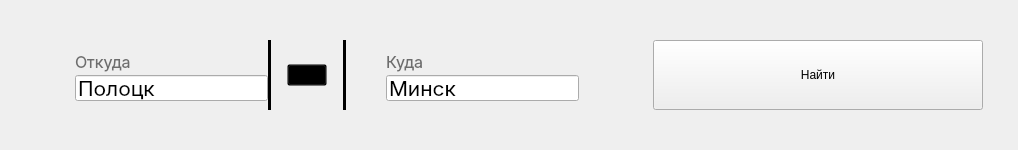
              <widget class="QWidget" name="roundedWidget" native="true">
               <property name="minimumSize">
                <size>
                 <width>0</width>
                 <height>150</height>
                </size>
               </property>
               <property name="maximumSize">
                <size>
                 <width>16777215</width>
                 <height>150</height>
                </size>
               </property>
               <property name="styleSheet">
                <string notr="true"/>
               </property>
               <layout class="QVBoxLayout" name="verticalLayout_19">
                <item>
                 <layout class="QVBoxLayout" name="verticalLayout_18">
                  <item>
                   <spacer name="verticalSpacer_2">
                    <property name="orientation">
                     <enum>Qt::Vertical</enum>
                    </property>
                    <property name="sizeHint" stdset="0">
                     <size>
                      <width>20</width>
                      <height>40</height>
                     </size>
                    </property>
                   </spacer>
                  </item>
                  <item>
                   <layout class="QHBoxLayout" name="horizontalLayout_4">
                    <property name="spacing">
                     <number>64</number>
                    </property>
                    <property name="leftMargin">
                     <number>24</number>
                    </property>
                    <property name="rightMargin">
                     <number>24</number>
                    </property>
                    <item>
                     <widget class="QWidget" name="borderWidget" native="true">
                      <property name="minimumSize">
                       <size>
                        <width>0</width>
                        <height>70</height>
                       </size>
                      </property>
                      <property name="maximumSize">
                       <size>
                        <width>16777215</width>
                        <height>70</height>
                       </size>
                      </property>
                      <property name="styleSheet">
                       <string notr="true">border-width: 3</string>
                      </property>
                      <layout class="QHBoxLayout" name="horizontalLayout_3">
                       <property name="spacing">
                        <number>0</number>
                       </property>
                       <property name="leftMargin">
                        <number>0</number>
                       </property>
                       <property name="topMargin">
                        <number>0</number>
                       </property>
                       <property name="rightMargin">
                        <number>0</number>
                       </property>
                       <property name="bottomMargin">
                        <number>0</number>
                       </property>
                       <item>
                        <widget class="QWidget" name="widget_3" native="true">
                         <property name="cursor">
                          <cursorShape>IBeamCursor</cursorShape>
                         </property>
                         <property name="styleSheet">
                          <string notr="true"/>
                         </property>
                         <layout class="QVBoxLayout" name="verticalLayout_16">
                          <property name="spacing">
                           <number>0</number>
                          </property>
                          <property name="leftMargin">
                           <number>0</number>
                          </property>
                          <property name="topMargin">
                           <number>0</number>
                          </property>
                          <property name="rightMargin">
                           <number>0</number>
                          </property>
                          <property name="bottomMargin">
                           <number>0</number>
                          </property>
                          <item>
                           <layout class="QVBoxLayout" name="verticalLayout_7">
                            <property name="spacing">
                             <number>10</number>
                            </property>
                            <property name="leftMargin">
                             <number>40</number>
                            </property>
                            <property name="topMargin">
                             <number>10</number>
                            </property>
                            <property name="rightMargin">
                             <number>0</number>
                            </property>
                            <property name="bottomMargin">
                             <number>20</number>
                            </property>
                            <item>
                             <widget class="QLabel" name="label_3">
                              <property name="minimumSize">
                               <size>
                                <width>0</width>
                                <height>24</height>
                               </size>
                              </property>
                              <property name="font">
                               <font>
                                <family>Inter</family>
                                <pointsize>12</pointsize>
                               </font>
                              </property>
                              <property name="styleSheet">
                               <string notr="true">color: #6D6D6D;</string>
                              </property>
                              <property name="text">
                               <string>Откуда</string>
                              </property>
                             </widget>
                            </item>
                            <item>
                             <widget class="QLineEdit" name="lineEdit">
                              <property name="minimumSize">
                               <size>
                                <width>0</width>
                                <height>26</height>
                               </size>
                              </property>
                              <property name="font">
                               <font>
                                <family>Inter</family>
                                <pointsize>16</pointsize>
                               </font>
                              </property>
                              <property name="inputMask">
                               <string/>
                              </property>
                              <property name="text">
                               <string>Полоцк</string>
                              </property>
                              <property name="placeholderText">
                               <string>Полоцк</string>
                              </property>
                             </widget>
                            </item>
                           </layout>
                          </item>
                         </layout>
                        </widget>
                       </item>
                       <item>
                        <layout class="QHBoxLayout" name="horizontalLayout_2">
                         <property name="spacing">
                          <number>16</number>
                         </property>
                         <item>
                          <widget class="Line" name="line_2">
                           <property name="frameShadow">
                            <enum>QFrame::Plain</enum>
                           </property>
                           <property name="lineWidth">
                            <number>3</number>
                           </property>
                           <property name="orientation">
                            <enum>Qt::Vertical</enum>
                           </property>
                          </widget>
                         </item>
                         <item>
                          <widget class="QPushButton" name="swapPlaces_btn">
                           <property name="cursor">
                            <cursorShape>PointingHandCursor</cursorShape>
                           </property>
                           <property name="styleSheet">
                            <string notr="true">background-color: transparent;</string>
                           </property>
                           <property name="text">
                            <string/>
                           </property>
                           <property name="icon">
                            <iconset resource="../resources.qrc">
                             <normaloff>:/icons/icons/switch.png</normaloff>:/icons/icons/switch.png</iconset>
                           </property>
                           <property name="iconSize">
                            <size>
                             <width>40</width>
                             <height>40</height>
                            </size>
                           </property>
                          </widget>
                         </item>
                         <item>
                          <widget class="Line" name="line_3">
                           <property name="frameShadow">
                            <enum>QFrame::Plain</enum>
                           </property>
                           <property name="lineWidth">
                            <number>3</number>
                           </property>
                           <property name="orientation">
                            <enum>Qt::Vertical</enum>
                           </property>
                          </widget>
                         </item>
                        </layout>
                       </item>
                       <item>
                        <widget class="QWidget" name="widget_5" native="true">
                         <property name="cursor">
                          <cursorShape>IBeamCursor</cursorShape>
                         </property>
                         <layout class="QVBoxLayout" name="verticalLayout_17">
                          <property name="spacing">
                           <number>0</number>
                          </property>
                          <property name="leftMargin">
                           <number>0</number>
                          </property>
                          <property name="topMargin">
                           <number>0</number>
                          </property>
                          <property name="rightMargin">
                           <number>0</number>
                          </property>
                          <property name="bottomMargin">
                           <number>0</number>
                          </property>
                          <item>
                           <layout class="QVBoxLayout" name="verticalLayout_13">
                            <property name="spacing">
                             <number>10</number>
                            </property>
                            <property name="leftMargin">
                             <number>40</number>
                            </property>
                            <property name="topMargin">
                             <number>10</number>
                            </property>
                            <property name="rightMargin">
                             <number>10</number>
                            </property>
                            <property name="bottomMargin">
                             <number>20</number>
                            </property>
                            <item>
                             <widget class="QLabel" name="label_4">
                              <property name="minimumSize">
                               <size>
                                <width>0</width>
                                <height>24</height>
                               </size>
                              </property>
                              <property name="font">
                               <font>
                                <family>Inter</family>
                                <pointsize>12</pointsize>
                               </font>
                              </property>
                              <property name="styleSheet">
                               <string notr="true">color: #6D6D6D;</string>
                              </property>
                              <property name="text">
                               <string>Куда</string>
                              </property>
                             </widget>
                            </item>
                            <item>
                             <widget class="QLineEdit" name="lineEdit_2">
                              <property name="minimumSize">
                               <size>
                                <width>0</width>
                                <height>26</height>
                               </size>
                              </property>
                              <property name="font">
                               <font>
                                <family>Inter</family>
                                <pointsize>16</pointsize>
                               </font>
                              </property>
                              <property name="inputMask">
                               <string/>
                              </property>
                              <property name="text">
                               <string>Минск</string>
                              </property>
                              <property name="placeholderText">
                               <string>Минск</string>
                              </property>
                             </widget>
                            </item>
                           </layout>
                          </item>
                         </layout>
                        </widget>
                       </item>
                      </layout>
                     </widget>
                    </item>
                    <item>
                     <widget class="QPushButton" name="findRoute_btn">
                      <property name="minimumSize">
                       <size>
                        <width>330</width>
                        <height>70</height>
                       </size>
                      </property>
                      <property name="maximumSize">
                       <size>
                        <width>3</width>
                        <height>70</height>
                       </size>
                      </property>
                      <property name="cursor">
                       <cursorShape>PointingHandCursor</cursorShape>
                      </property>
                      <property name="styleSheet">
                       <string notr="true"/>
                      </property>
                      <property name="text">
                       <string>Найти</string>
                      </property>
                     </widget>
                    </item>
                   </layout>
                  </item>
                  <item>
                   <spacer name="verticalSpacer_6">
                    <property name="orientation">
                     <enum>Qt::Vertical</enum>
                    </property>
                    <property name="sizeHint" stdset="0">
                     <size>
                      <width>20</width>
                      <height>40</height>
                     </size>
                    </property>
                   </spacer>
                  </item>
                 </layout>
                </item>
               </layout>
              </widget>
